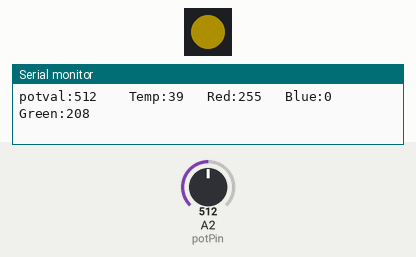
Simulated run of this sketch. Board: Arduino Uno, built with avr-gcc and run on an emulated ATmega328P. On the bench: 1 RGB LEDs in strip order, left to right, the last lines printed to the serial monitor. The inputs (shaded band) are chosen by the test bench; at power-on: A2 (potPin) = 512. Dim RGB values are drawn brighter than linear.

Above: at 1.2 s.
1.3 s: A2 (potPin) set to 541
At 1.9 s:
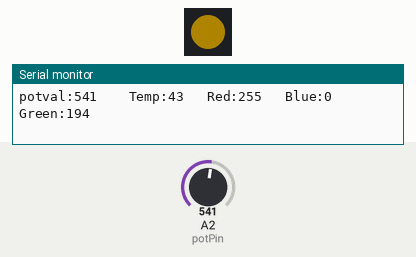
3.1 s: A2 (potPin) set to 571
At 4.5 s:
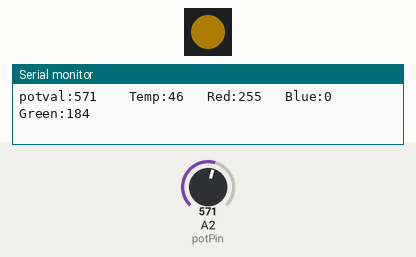
4.9 s: A2 (potPin) set to 708
At 5.8 s:
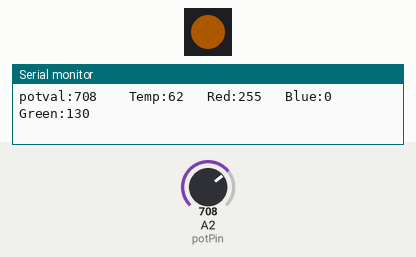
6.7 s: A2 (potPin) set to 728
At 8.0 s:
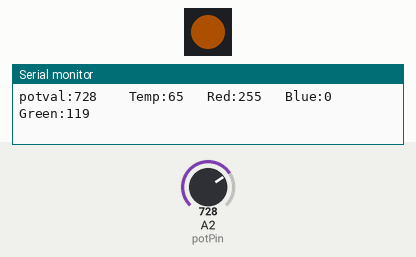
8.4 s: A2 (potPin) set to 15
At 9.3 s:
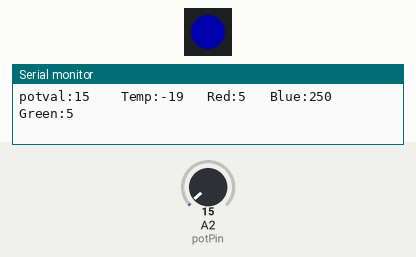
10.2 s: A2 (potPin) set to 131
12.0 s: A2 (potPin) set to 144
At 12.8 s:
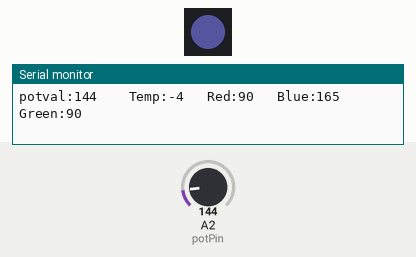
Timing chart, 0 to 14.7 s (numbered marks = the images above; inputs shaded):
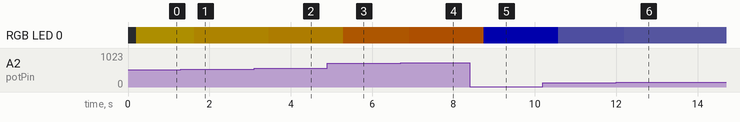

The sketch:

TempFromPotToColor.ino
```cpp
#include <Adafruit_NeoPixel.h>

#define NUM_LEDS 1  // This many NeoPixels...
#define LED_PIN  1  // are connected to this DIGITAL pin #
#define NUMPIXELS = 1
int Red = 255 ;
int Green = 255;
int Blue = 0 ;// Starting color will be yellow
int potPin = A2;
int potval = 0 ;
int temp = 25;
int i = 0;
Adafruit_NeoPixel strip(NUM_LEDS, LED_PIN);
//Adafruit_NeoPixel pixels = Adafruit_NeoPixel(NUMPIXELS, LED_PIN, NEO_GRB + NEO_KHZ800);

void setup() {
  Serial.begin(9600);
  strip.begin();
  strip.show();                  // Initialize all pixels to 'off'
//  pixels.begin(); //maybe this will int pixel lib to recg color wipe
}

void loop() {
potval = analogRead(potPin); // Well do an anlog read of a pot for now
Serial.print("potval:");
Serial.print(potval);
temp = map(potval, 3, 1023, -20, 100);
Serial.print("    Temp:");
Serial.print(temp);
  delay(200);


/*
if(temp<100) {  // we will use this to cycle through temps for now
temp = temp + 1;
}
if(temp>=100){
temp = -20;
}
*/
if (temp<=25) { // temp less then 25 so start yellow (255,255,0) and map towards blue (0,0,255)
  strip.setBrightness(50);
  Red = map(temp, -20,25,0,255);
  Green = map(temp, -20,25,0,255) ;
  Blue = map(temp, -20,25,255,0) ;
  strip.setPixelColor(0, Red, Green, Blue);
  strip.show();
  Serial.print("   Red:");
Serial.print(Red);
Serial.print("   Blue:");
Serial.print(Blue);
Serial.print("   Green:");
Serial.println(Green);
  //colorWipe(strip.Color(Red, Green, Blue), 50);
  //pixels.setPixelColor(i, pixels.Color(Red,Green,Blue));
}

if (temp>25) { // temp is more then 25 so itll start yellow and map towards Red
  strip.setBrightness(50);
  Red = 255 ;
  Green = map(temp,25,100,255,0) ; // map from 255 to 0? this should work according to internet..
  Blue = 0 ;
  strip.setPixelColor(0, Red, Green, Blue);
  strip.show();
    Serial.print("   Red:");
Serial.print(Red);
Serial.print("   Blue:");
Serial.print(Blue);
Serial.print("   Green:");
Serial.println(Green);
  //pixels.setPixelColor(i, pixels.Color(Red,Green,Blue)); // Moderately bright green color.

//  pixels.show(); // This sends the updated pixel color to the hardware.
  //colorWipe(strip.Color(Red, Green, Blue), 50); //whats the 50 for? intensity?
}

delay(2); // Pause 2 ms before repeating

}


 /*
//    colorWipe(strip.Color(0, 0, 0), 50); // Animate off
//  } else {                                   // else sensor is dark
    colorWipe(strip.Color(255, 0, 255), 50);     // Animate purple

        colorWipe(strip.Color(Red, Green, Blue), 50);     // Animate purple
 // }
  delay(2); // Pause 2 ms before repeating
}

// Fill pixels one after the other with a color
void colorWipe(uint32_t c, uint8_t wait) {
  for(uint16_t i=0; i<strip.numPixels(); i++) {
    strip.setPixelColor(i, c);
    strip.show();
    delay(wait);
  }
}*/
```

Measured:
- after the input at 1.3 s, RGB LED 0: RGB(50, 41, 0) → RGB(50, 38, 0) after 0.33 s
- after the input at 3.1 s, RGB LED 0: RGB(50, 38, 0) → RGB(50, 36, 0) after 0.36 s
- after the input at 4.9 s, RGB LED 0: RGB(50, 36, 0) → RGB(50, 25, 0) after 0.39 s
- after the input at 6.7 s, RGB LED 0: RGB(50, 25, 0) → RGB(50, 23, 0) after 0.21 s
- after the input at 8.4 s, RGB LED 0: RGB(50, 23, 0) → RGB(0, 0, 49) after 0.35 s
- after the input at 10.2 s, RGB LED 0: RGB(0, 0, 49) → RGB(16, 16, 33) after 0.38 s
- after the input at 12.0 s, RGB LED 0: RGB(16, 16, 33) → RGB(17, 17, 32) after 0.20 s
